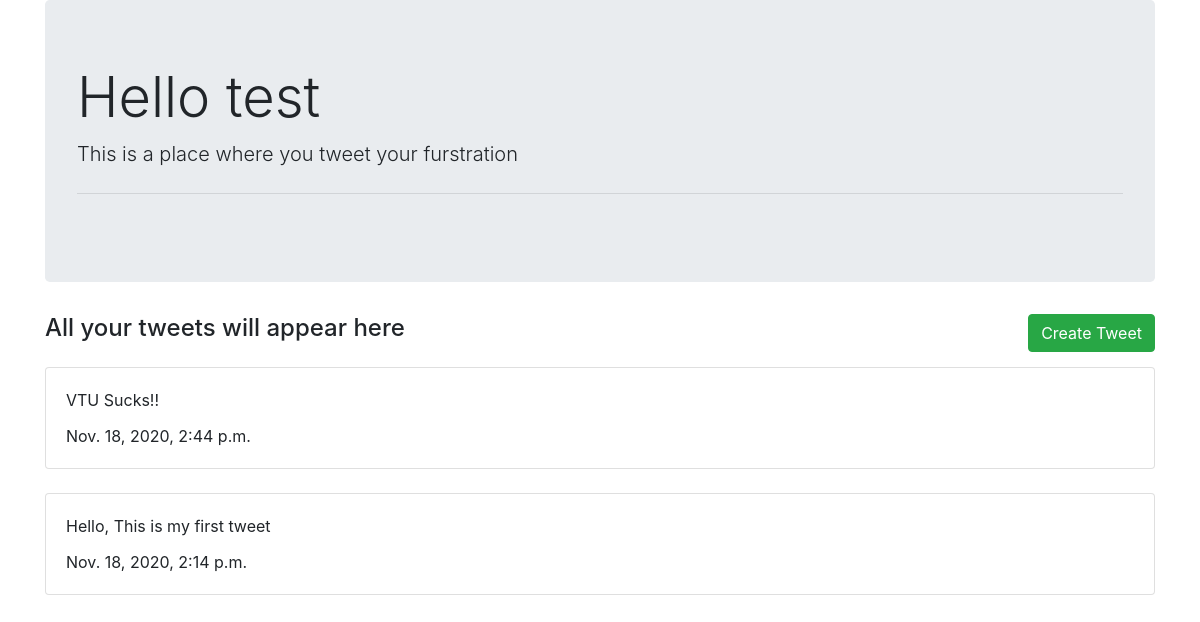
Before: / (signed in) with the older database file.
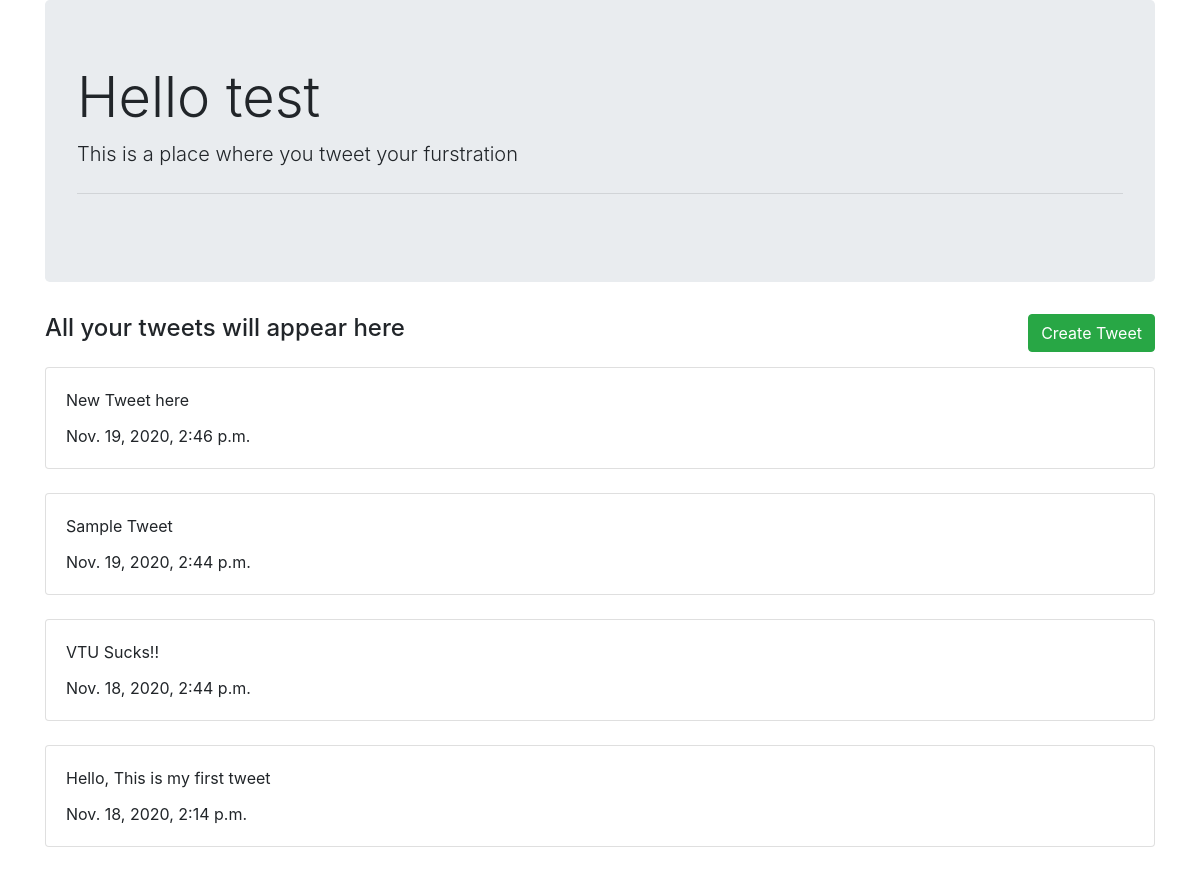
After: the same page with the newer database file.
### polls/models.py (models this page shows, shortened)
class Tweet(models.Model):
    tweet = models.CharField(max_length=250)
    created_at = models.DateTimeField(auto_now=True)

### polls/views.py (the view)
# urls.py: path('', tweets, name='home'),
@login_required
def tweets(request):
    tweets = Tweet.objects.all().order_by('-created_at')
    return render(request, "index.html", { "tweets": tweets })

### polls/templates/index.html (shortened to what this page needs)
<!DOCTYPE html>
<html lang="en">
<head>
    <link rel="stylesheet" href="https://cdn.jsdelivr.net/npm/bootstrap@4.5.3/dist/css/bootstrap.min.css">
</head>
<body>
    <div class="container mb-4 pb-4">
        <div class="jumbotron">
            <h1 class="display-4">Hello {{ user }}</h1>
            <p class="lead">This is a place where you tweet your furstration</p>
            <hr class="my-4">
        </div>
        <div>
            <button data-toggle="modal" data-target="#exampleModal" class="btn btn-success float-right">Create Tweet</button>
            <h4>All your tweets will appear here</h4>
            {% for tweet in tweets %}
              <div class="card mt-4">
                <div class="card-body">
                  <div class="card-title">{{ tweet.tweet }}</div>
                  <div class="card-text">{{ tweet.created_at }}</div>
                </div>
              </div>
            {% endfor %}
        </div>
    </div>
</body>
</html>

Changed rows visible on the page:
added Tweet: tweet "New Tweet here", created_at "Nov. 19, 2020, 2:46 p.m."
added Tweet: tweet "Sample Tweet", created_at "Nov. 19, 2020, 2:44 p.m."
